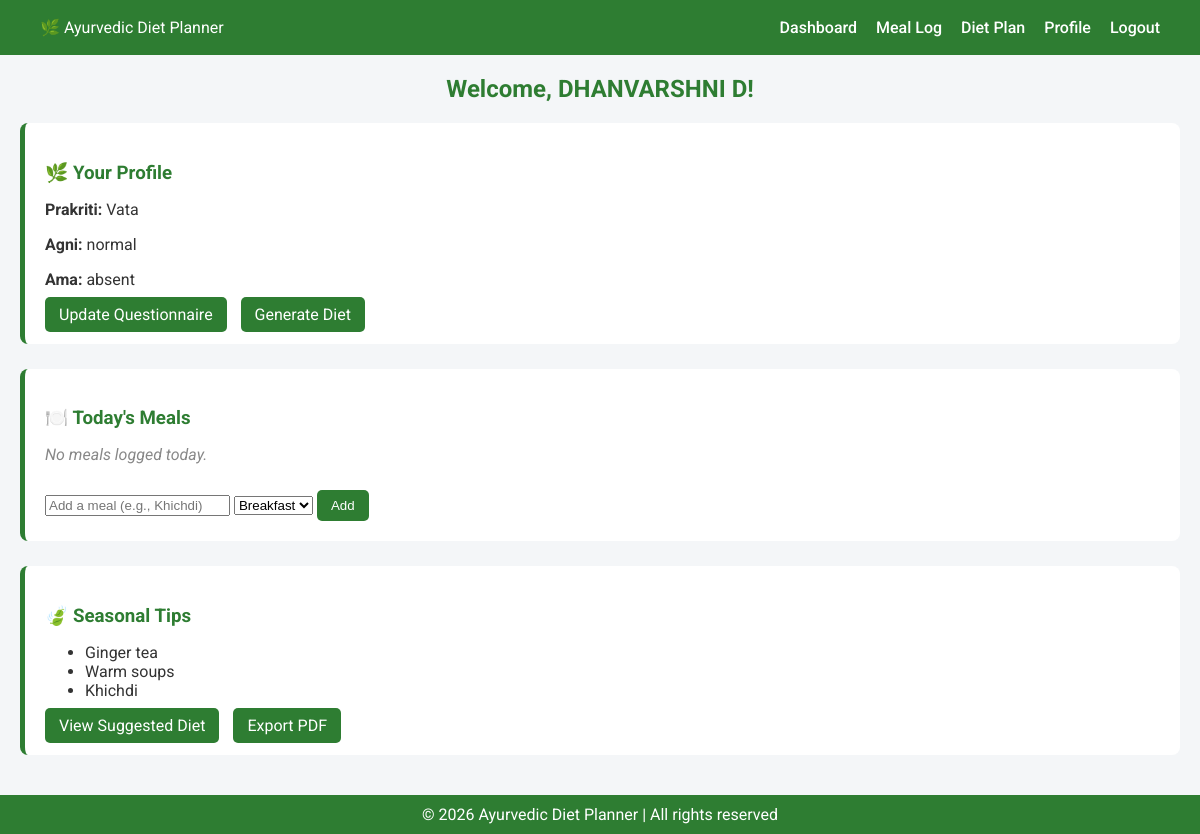
The page /dashboard (signed in) on the database its author committed.
### app.py (models this page shows)
class Patient(db.Model):
    id = db.Column(db.Integer, primary_key=True)
    name = db.Column(db.String(150), nullable=False)
    age = db.Column(db.Integer)
    email = db.Column(db.String(150), unique=True, nullable=False)
    password = db.Column(db.String(200), nullable=False)
    prakriti = db.Column(db.String(100))      # Vata/Pitta/Kapha/combination/Balanced
    agni = db.Column(db.String(50))           # weak/normal/hyper
    ama = db.Column(db.String(50))            # present/absent/mild
    allergy = db.Column(db.String(250))       # comma-separated
    created_at = db.Column(db.DateTime, default=datetime.datetime.utcnow)
    meals = db.relationship('MealLog', backref='patient', lazy=True)

### app.py (the view)
@app.route('/dashboard')
def dashboard():
    if 'user_id' not in session:
        return redirect(url_for('login'))
    p = Patient.query.get(session['user_id'])
    today = datetime.date.today()
    meals_today = MealLog.query.filter_by(patient_id=p.id, date=today).all()
    seasonal = seasonal_recommendations()
    return render_template('dashboard.html', patient=p, meals=meals_today, seasonal=seasonal)

### app.py (called while the page is built)
@app.context_processor
def inject_now():
    return {'now_year': datetime.datetime.utcnow().year}

def seasonal_recommendations():
    m = datetime.date.today().month
    if m in [12,1,2]:
        return ["Ginger tea","Warm soups","Khichdi"]
    if m in [3,4,5]:
        return ["Coconut water","Cucumber salad","Light fruits"]
    if m in [6,7,8,9]:
        return ["Light soups","Steamed veggies","Ginger"]
    return ["Barley","Warm grains","Ghee in moderation"]

### templates/dashboard.html (shortened to what this page needs)
{% extends "base.html" %}
{% block content %}
<h2 class="page-title">Welcome, {{ patient.name }}!</h2>
<div class="dashboard-grid">
    <section class="section-block">
        <h3>🌿 Your Profile</h3>
        <p><strong>Prakriti:</strong> {{ patient.prakriti or "Not set" }}</p>
        <p><strong>Agni:</strong> {{ patient.agni or "Not set" }}</p>
        <p><strong>Ama:</strong> {{ patient.ama or "Not set" }}</p>
        <div class="button-group">
            <a class="btn" href="{{ url_for('questionnaire') }}">Update Questionnaire</a>
            <a class="btn" href="{{ url_for('diet_plan_page') }}">Generate Diet</a>
        </div>
    </section>
    <section class="section-block">
        <h3>🍽️ Today's Meals</h3>
        {% if meals %}
        <ul class="meal-list">
            {% for m in meals %}
            <li>
                <span class="meal-date">{{ m.date }}</span>
                <span class="meal-name">{{ m.meal }}</span>
                {% if m.meal_type %}
                    <span class="meal-type">({{ m.meal_type }})</span>
                {% endif %}
                {% if m.eaten %}
                    <span class="meal-status">✅</span>
                {% else %}
                    <span class="meal-status">❌</span>
                {% endif %}
            </li>
            {% endfor %}
        </ul>
        {% else %}
        <p class="empty-msg">No meals logged today.</p>
        {% endif %}
        <form method="POST" action="{{ url_for('log_meal') }}" class="meal-form">
            <input name="meal_name" placeholder="Add a meal (e.g., Khichdi)" required>
            <select name="meal_type">
                <option>Breakfast</option>
            </select>
            <button class="btn" type="submit">Add</button>
        </form>
    </section>
    <section class="section-block">
        <h3>🍃 Seasonal Tips</h3>
        <ul class="tips-list">
            {% for s in seasonal %}
            <li>{{ s }}</li>
            {% endfor %}
        </ul>
        <div class="button-group">
            <a class="btn" href="{{ url_for('diet_plan_page') }}">View Suggested Diet</a>
            <a class="btn" href="{{ url_for('export_diet') }}">Export PDF</a>
        </div>
    </section>
</div>
{% endblock %}

### static/css/style.css (style rules this page uses)
body { font-family: 'Roboto', sans-serif; margin: 0; background: #f4f6f8; color: #333; }
.btn { background: #2e7d32; color: #fff; border: none; padding: 8px 15px; margin-top: 10px; border-radius: 6px; cursor: pointer; text-decoration: none; }

### templates/dashboard.html (style rules this page uses)
.page-title { text-align: center; color: #2e7d32; margin-bottom: 20px; }
.section-block { padding: 20px; margin-bottom: 25px; border-left: 5px solid #2e7d32; background: #ffffff; border-radius: 8px; }
.section-block h3 { color: #2e7d32; margin-bottom: 12px; }
.empty-msg { color: #888; font-style: italic; }
.btn { background: #2e7d32; color: white; padding: 8px 14px; border-radius: 5px; text-decoration: none; transition: 0.2s; }
.button-group { margin-top: 12px; }
.button-group .btn { margin-right: 10px; }

### rows shown on the page
Patient: name "DHANVARSHNI D", prakriti "Vata", agni "normal", ama "absent"

### other values the page prints
{{ s }} "Ginger tea" "Warm soups" "Khichdi"
